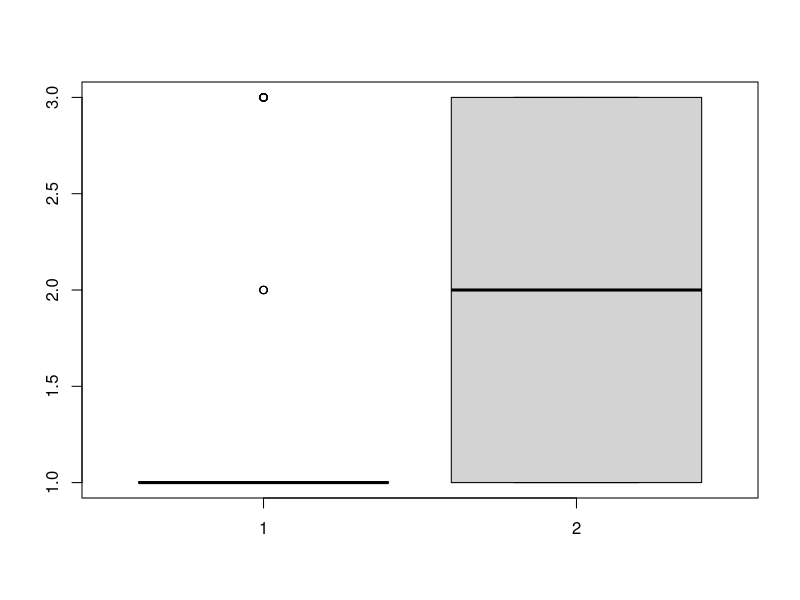

R code for this plot:
## ---- chunk 1
data <- read.csv("president satisfaction.csv", header=T, sep=",")
attach(data)
party1<-data[Party==1,]
party0<-data[Party==0,]
boxplot(party1[,2],party0[,2])
